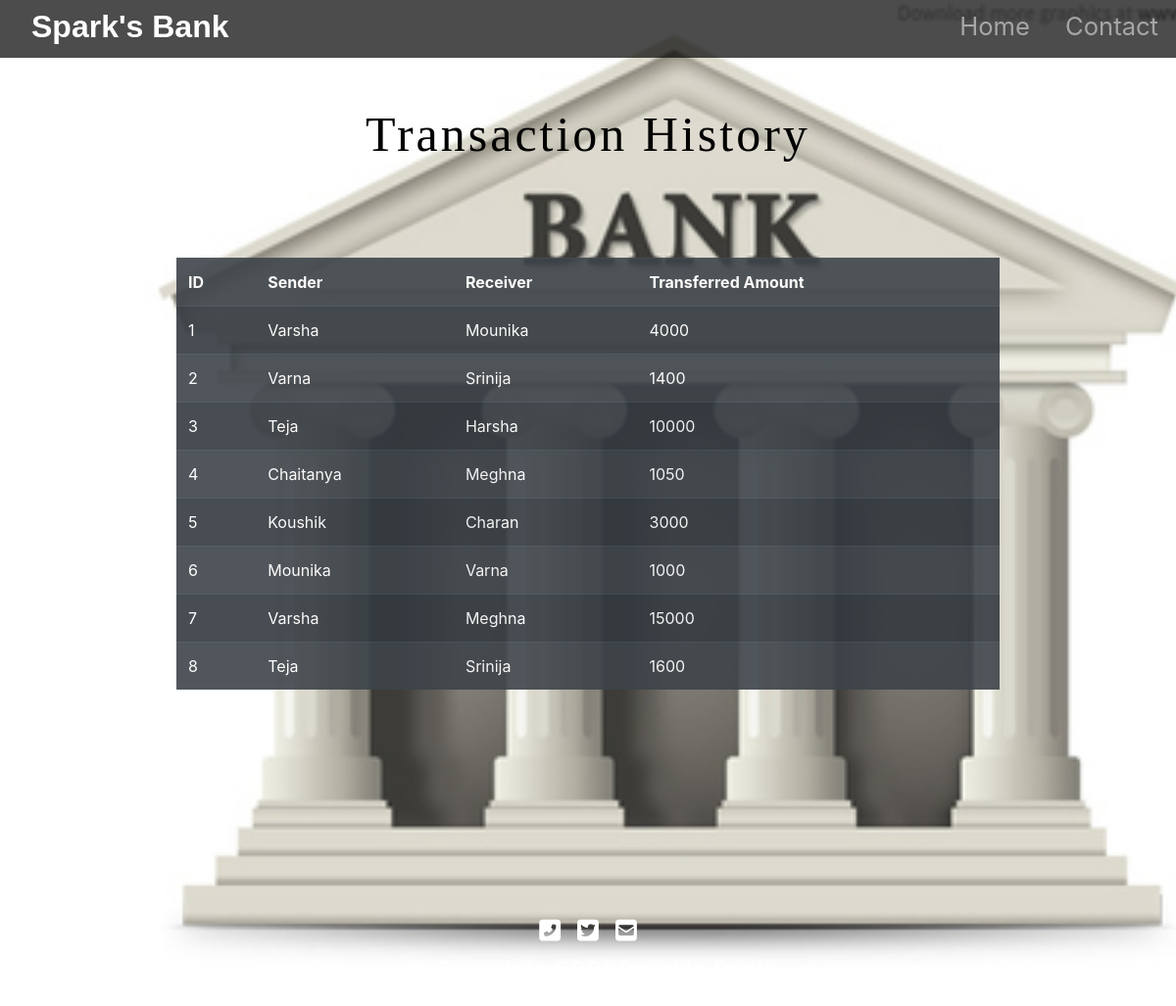
The page /history.php on the database its author committed.
### tables this page shows
CREATE TABLE `history` (
  `his_id` int(11) NOT NULL,
  `sender` varchar(255) NOT NULL,
  `reciever` varchar(255) NOT NULL,
  `amount` bigint(20) NOT NULL
);

### history.php (the view, shortened to what this page needs)
<!DOCTYPE html>
<html lang="en">
<head>
  <link rel="stylesheet" href="https://stackpath.bootstrapcdn.com/bootstrap/4.5.2/css/bootstrap.min.css"
>
  <link rel="stylesheet" type="text/css" href="styles.css">
</head>
<body>
  <div id="title">
    <nav id="navbar" class="navbar navbar-expand-lg navbar-dark ">
      <a id="navbar-brand" href="index.php">Spark's<span>  Bank</span></a>
      <div class="collapse navbar-collapse" id="navbarTogglerDemo01">
        <ul class="navbar-nav ml-auto">
          <li class="nav-item">
            <a class="nav-link" href="index.php">Home</a>
          </li>
          <li class="nav-item">
            <a class="nav-link" href="#footer">Contact</a>
          </li>
        </ul>
      </div>
    </nav>
  </div>
  <?php
 echo '<h1 class="intro"><center>Transaction History</center></h1>';
 echo '<table class=" listtable table-dark table  table-striped table-hover mt-5"  style="opacity: 0.9; width: 70%; margin: auto;">
 <tr>
     <th>ID</th>
     <th>Sender</th>
     <th>Receiver</th>
     <th>Transferred Amount</th>
 </tr>';
    $server = "localhost";
    $username = "root";
    $password = "";
    $database = "bank";
    $con = mysqli_connect($server, $username, $password, $database);
     $sql = "SELECT his_id,sender,reciever,amount FROM history;";
        $result=mysqli_query($con,$sql);
        while($row=mysqli_fetch_array($result)){
            echo '<tr>
            <td>'.$row["his_id"].'</td>
            <td>'.$row["sender"].'</td>
            <td>'.$row["reciever"].'</td>
            <td>'.$row["amount"].'</td>
        </tr>';
          }
 echo'</table>';
?><br>
</body>
<footer id="footer">
  <i class="social-icon fas fa-phone-square-alt"></i>
  <i class="social-icon fab fa-twitter-square"></i>
  <i class="social-icon fas fa-envelope-square"></i>
  <p>© Copyright 2021 Spark's Bank</p>
</footer>
</html>

### styles.css (style rules this page uses)
#title { background: rgba(0,0,0,0.7); }
#navbar { padding: 0 0 5px; }
#navbar-brand { text-decoration: none; color:#fdfffc; font-family: sans-serif; font-size: 2rem; font-weight: bold; padding-left: 2rem; }
span { color:white; }
.nav-item { padding: 0 10px; }
.nav-link { font-size: 1.6rem; }
.intro { text-align: center; font-size: 50px; letter-spacing: 3px; font-family: 'sans-serif'; position: relative; padding:4% 8%; color:black; }
#footer { margin-top: 200px; padding: 5% auto; text-align: center; color: white; font-size: 25px; }
.social-icon { margin: 10px 5px; color: white; }

### history.php (style rules this page uses)
body { background-image: url("img1.jpg"); background-size: cover; height: 100%; width: 100%; background-repeat: no-repeat; background-attachment: fixed; }

### rows shown on the page
history: his_id "1", sender "Varsha", reciever "Mounika", amount "4000"
history: his_id "2", sender "Varna", reciever "Srinija", amount "1400"
history: his_id "3", sender "Teja", reciever "Harsha", amount "10000"
history: his_id "4", sender "Chaitanya", reciever "Meghna", amount "1050"
history: his_id "5", sender "Koushik", reciever "Charan", amount "3000"
history: his_id "6", sender "Mounika", reciever "Varna", amount "1000"
history: his_id "7", sender "Varsha", reciever "Meghna", amount "15000"
history: his_id "8", sender "Teja", reciever "Srinija", amount "1600"
